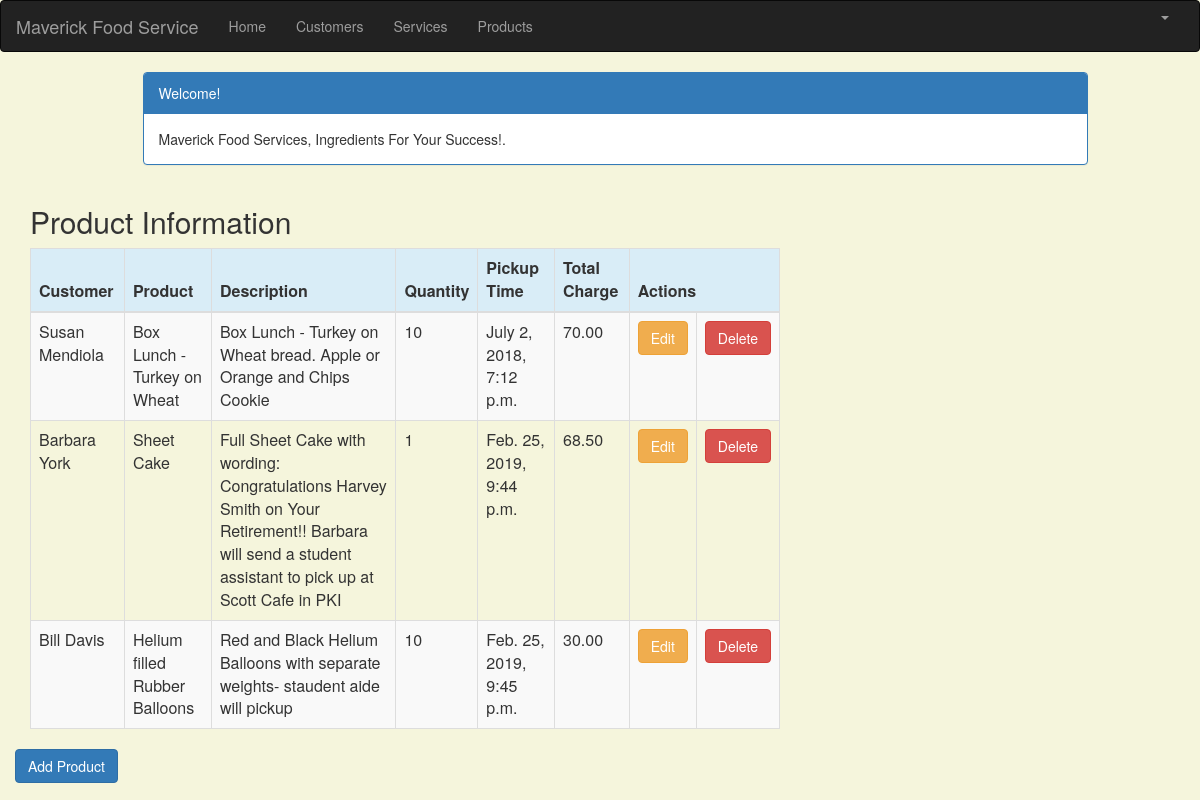
The page /product_list (signed in) on the database its author committed.
### crm/models.py (models this page shows, shortened)
class Product(models.Model):
    cust_name = models.ForeignKey(Customer, on_delete=models.CASCADE, related_name='products')
    product = models.CharField(max_length=100)
    p_description = models.TextField()
    quantity = models.IntegerField()
    pickup_time = models.DateTimeField(
        default=timezone.now)
    charge = models.DecimalField(max_digits=10, decimal_places=2)
    created_date = models.DateTimeField(
        default=timezone.now)
    updated_date = models.DateTimeField(auto_now_add=True)

class Customer(models.Model):
    cust_name = models.CharField(max_length=50)
    organization = models.CharField(max_length=100, blank=True)
    role = models.CharField(max_length=100)
    email = models.EmailField(max_length=100)
    bldgroom = models.CharField(max_length=100)
    address = models.CharField(max_length=200)
    account_number = models.IntegerField(blank=False, null=False)
    city = models.CharField(max_length=50)
    state = models.CharField(max_length=50)
    zipcode = models.CharField(max_length=10)
    phone_number = models.CharField(max_length=50)
    created_date = models.DateTimeField(
        default=timezone.now)
    updated_date = models.DateTimeField(auto_now_add=True)
    def __str__(self):
        return str(self.cust_name)

### crm/views.py (the view)
# urls.py: path('product_list', views.product_list, name='product_list'),
@login_required
def product_list(request):
    product = Product.objects.filter(created_date__lte=timezone.now())
    return render(request, 'crm/product_list.html',
                 {'products': product})

### crm/templates/crm/product_list.html (shortened to what this page needs)
{% extends 'crm/base.html' %}
{% load staticfiles %}
{% block content %}
    <html>
    <head>
        <link rel="stylesheet" href="https://maxcdn.bootstrapcdn.com/bootstrap/3.3.4/css/bootstrap.min.css">
    </head>
    <body>
    <div class="container">
        <div class="row">
            <div class="col-md-10 col-md-offset-1">
                <div class="panel panel-primary">
                    <div class="panel-heading">Welcome!</div>
                    <div class="panel-body">
                        Maverick Food Services, Ingredients For Your Success!.
                    </div>
                </div>
            </div>
        </div>
    </div>
    <div class="row">
           <h2 style="padding-left: 15Px">Product Information</h2>
    </div>
    <div>
        <table class="table table-striped table-bordered table-hover">
            <thead>
            <tr class="bg-info">
                <th>Customer</th>
                <th>Product</th>
                <th>Description</th>
                <th>Quantity</th>
                <th>Pickup Time</th>
                <th>Total Charge </th>
                <th colspan="3">Actions</th>
            </tr>
            </thead>
            <tbody>
            {% for product in products %}
                <tr>
                    <td>{{ product.cust_name }}</td>
                    <td>{{ product.product }}</td>
                    <td>{{ product.p_description }}</td>
                    <td>{{ product.quantity }}</td>
                    <td>{{ product.pickup_time }}</td>
                    <td>{{ product.charge }}</td>
                    <td><a href="{% url 'crm:product_edit' pk=product.pk %}" class="btn btn-warning">Edit</a>
                    <td><a href="{% url 'crm:product_delete' pk=product.pk %}"
                           onclick="return confirm('Are you sure you want to delete?')"
                           class="btn btn-danger">Delete</a>
                    </td>
            </tr>
            {% endfor %}
                     </tbody>
        </table>
    <div class="row">
         <a href="{% url 'crm:product_new' %}" class="row"><span
                    class="btn btn-primary">Add Product</span></a>
    </div>
    </body>
{% endblock %}

### crm/templates/crm/product_list.html (style rules this page uses)
body { background-color: beige; }

### rows shown on the page
Product: cust_name "Susan Mendiola", product "Box Lunch - Turkey on Wheat", p_description "Box Lunch - Turkey on Wheat bread. Apple or Orange and Chips Cookie", quantity "10", pickup_time "July 2, 2018, 7:12 p.m.", charge "70.00"
Product: cust_name "Barbara York", product "Sheet Cake", p_description "Full Sheet Cake with wording: Congratulations Harvey Smith on Your Retirement!! Barbara will send a student assistant to pick up at Scott Cafe in PKI", quantity "1", pickup_time "Feb. 25, 2019, 9:44 p.m.", charge "68.50"
Product: cust_name "Bill Davis", product "Helium filled Rubber Balloons", p_description "Red and Black Helium Balloons with separate weights- staudent aide will pickup", quantity "10", pickup_time "Feb. 25, 2019, 9:45 p.m.", charge "30.00"
